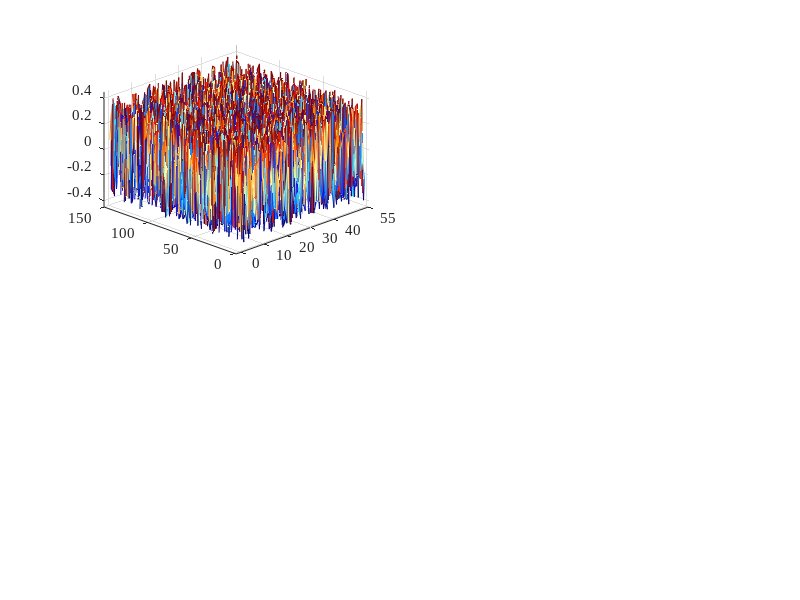

Recreate this plot in MATLAB. (Note: this script raises an error after producing the figure.)
%% 清除工作空间
clear; clc; close all;

%% 1. 数据准备 (生成 150x55, [-0.4, 0.4] 随机干扰数据)
Data = cell(1, 4); 
rows = 150;      % Iteration
cols = 55;       % Time
min_val = -0.4;
max_val = 0.4;

for k = 1:4
    % 生成随机数据
    Data{k} = min_val + (max_val - min_val) * rand(rows, cols);
end

plot_titles = {
    'External load \omega_l^{(1)}', ...
    'Measurement noise v_l^{(1)}', ...
    'External load \omega_l^{(2)}', ...
    'Measurement noise v_l^{(2)}'
};

%% 2. 绘图配色参数
scientific_colormap = [0.0, 0.0, 0.5; 0.0, 0.0, 0.8; 0.0, 0.2, 0.9; 0.0, 0.5, 1.0; 
                       0.2, 0.8, 1.0; 0.5, 0.9, 0.9; 0.8, 1.0, 0.8; 1.0, 1.0, 0.6; 
                       1.0, 0.9, 0.4; 1.0, 0.7, 0.2; 1.0, 0.5, 0.0; 1.0, 0.3, 0.0; 
                       0.9, 0.1, 0.0; 0.7, 0.0, 0.0; 0.5, 0.0, 0.0];

figure('Position', [50, 50, 1200, 900], 'Color', [1 1 1]);

%% 3. 循环绘制
for k = 1:4
    subplot(2, 2, k);
    
    current_data = Data{k}; 
    [dim_iter, dim_time] = size(current_data); 
    
    % 网格生成
    [x_time, y_iter] = meshgrid(0:dim_time-1, 0:dim_iter-1);
    
    % --- 绘图 ---
    hSurf = surf(x_time, y_iter, current_data);
    
    set(hSurf, ...
        'EdgeColor', 'interp', ... 
        'FaceAlpha', 0.9, ...
        'FaceLighting', 'gouraud', ...
        'LineWidth', 0.1);          
     
    colormap(scientific_colormap);
    
    % --- 视角与坐标轴设置 ---
    view(-45, 30); 
    grid on; 
    set(gca, 'Box', 'off'); 
    
    set(gca, 'FontName', 'Times New Roman', ...
             'FontSize', 11, ...
             'FontWeight', 'normal', ...
             'FontAngle', 'normal'); 
    
    % 轴限制设置
    xlim([-2, dim_time]); 
    ylim([-2, dim_iter]); 
    
    % 【关键修改 1】：扩展 Z 轴范围
    % 原本数据最低是 -0.4，我们设置底限为 -0.45
    % 这样 -0.4 的刻度就会从底部“浮”起来，不再和 Iteration 的 150 重叠
    zlim([-0.45, 0.45]);
    
    % 【关键修改 2】：手动固定 Z 轴刻度，保持整洁
    zticks([-0.4, -0.2, 0, 0.2, 0.4]);
    
    % X 和 Y 轴刻度设置
    xticks([0, 10, 20, 30, 40, 55]);
    yticks([0, 50, 100, 150]);
    
    % 强制坐标轴刻度数字“竖直/正立”
    ax = gca;
    ax.XAxis.TickLabelRotation = 0; 
    ax.YAxis.TickLabelRotation = 0; 
    
    set(gca, 'TickDir', 'out'); 
    
    % --- 数字位置优化 ---
    set(gca, 'TickLength', [0.005, 0.005]); 
    % 使用底层 Ruler 属性强制减少数字与轴的间隙
    ax.XRuler.TickLabelGapOffset = -2; 
    ax.YRuler.TickLabelGapOffset = -2;
    % Z轴保持默认或稍微推远一点点，防止太挤（这里设为0即可，主要靠zlim拉开距离）
    ax.ZRuler.TickLabelGapOffset = 0; 
    
    light('Position', [-1, -1, 1], 'Style', 'infinite');
    material('dull');
    
    % 标题
    title(plot_titles{k}, 'Interpreter', 'tex', ...
        'FontName', 'Times New Roman', ... 
        'FontSize', 14, ...
        'FontWeight', 'normal', ...
        'FontAngle', 'normal'); 
        
    % --- Colorbar ---
    pos = get(gca, 'Position'); 
    set(gca, 'Position', [pos(1), pos(2), pos(3)*0.85, pos(4)]); 
    pos_new = get(gca, 'Position');
    
    c = colorbar;
    c.Position = [pos_new(1) + pos_new(3) + 0.02, pos_new(2) + 0.1, 0.015, pos_new(4)*0.6];
    c.Label.String = ''; 
    
    % --- 坐标轴标签位置优化 ---
    xlabel(''); ylabel(''); zlabel(''); 
    
    z_min = min(min(current_data)); 
    z_base = min(zlim) - (max(zlim)-min(zlim))*0.06; 
    
    % --- 文字位置优化 ---
    offset_scale = 0.18; 
    
    % 1. 右侧轴 (Time n)
    x_mid = dim_time / 2; 
    y_pos_x = 0 - (dim_iter) * offset_scale; 
    
    t_time = text(x_mid, y_pos_x, z_base, 'Time n');
    set(t_time, ...
        'FontName', 'Times New Roman', ... 
        'FontSize', 13, ...
        'FontWeight', 'normal', ...        
        'FontAngle', 'normal', ...
        'HorizontalAlignment', 'center', ...
        'VerticalAlignment', 'top', ...
        'Rotation', 33); 
        
    % 2. 左侧轴 (Iteration l)
    y_mid = dim_iter / 2; 
    x_pos_y = 0 - (dim_time) * offset_scale; 
    
    t_iter = text(x_pos_y, y_mid, z_base, 'Iteration l');
    set(t_iter, ...
        'FontName', 'Times New Roman', ... 
        'FontSize', 13, ...
        'FontWeight', 'normal', ...       
        'FontAngle', 'normal', ...
        'HorizontalAlignment', 'center', ...
        'VerticalAlignment', 'top', ... 
        'Rotation', -23); 
end
